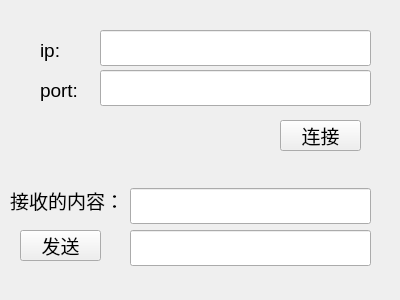
<?xml version="1.0" encoding="UTF-8"?>
<ui version="4.0">
 <class>MainWidget</class>
 <widget class="QWidget" name="MainWidget">
  <property name="geometry">
   <rect>
    <x>0</x>
    <y>0</y>
    <width>400</width>
    <height>300</height>
   </rect>
  </property>
  <property name="windowTitle">
   <string>MainWidget</string>
  </property>
  <widget class="QLabel" name="label">
   <property name="geometry">
    <rect>
     <x>40</x>
     <y>30</y>
     <width>41</width>
     <height>41</height>
    </rect>
   </property>
   <property name="font">
    <font>
     <pointsize>14</pointsize>
    </font>
   </property>
   <property name="text">
    <string>ip:</string>
   </property>
  </widget>
  <widget class="QLabel" name="label_2">
   <property name="geometry">
    <rect>
     <x>40</x>
     <y>70</y>
     <width>61</width>
     <height>41</height>
    </rect>
   </property>
   <property name="font">
    <font>
     <pointsize>14</pointsize>
    </font>
   </property>
   <property name="text">
    <string>port:</string>
   </property>
  </widget>
  <widget class="QLineEdit" name="ipLineEdit">
   <property name="geometry">
    <rect>
     <x>100</x>
     <y>30</y>
     <width>271</width>
     <height>36</height>
    </rect>
   </property>
   <property name="font">
    <font>
     <pointsize>14</pointsize>
    </font>
   </property>
  </widget>
  <widget class="QLineEdit" name="portLineEdit">
   <property name="geometry">
    <rect>
     <x>100</x>
     <y>70</y>
     <width>271</width>
     <height>36</height>
    </rect>
   </property>
   <property name="font">
    <font>
     <pointsize>14</pointsize>
    </font>
   </property>
  </widget>
  <widget class="QPushButton" name="connectButton">
   <property name="geometry">
    <rect>
     <x>280</x>
     <y>120</y>
     <width>81</width>
     <height>31</height>
    </rect>
   </property>
   <property name="font">
    <font>
     <pointsize>14</pointsize>
    </font>
   </property>
   <property name="text">
    <string>连接</string>
   </property>
  </widget>
  <widget class="QLabel" name="label_3">
   <property name="geometry">
    <rect>
     <x>10</x>
     <y>180</y>
     <width>121</width>
     <height>41</height>
    </rect>
   </property>
   <property name="font">
    <font>
     <pointsize>14</pointsize>
    </font>
   </property>
   <property name="text">
    <string>接收的内容：</string>
   </property>
  </widget>
  <widget class="QLineEdit" name="recvLineEdit">
   <property name="geometry">
    <rect>
     <x>130</x>
     <y>188</y>
     <width>241</width>
     <height>36</height>
    </rect>
   </property>
   <property name="font">
    <font>
     <pointsize>14</pointsize>
    </font>
   </property>
  </widget>
  <widget class="QPushButton" name="sendButton">
   <property name="geometry">
    <rect>
     <x>20</x>
     <y>230</y>
     <width>81</width>
     <height>31</height>
    </rect>
   </property>
   <property name="font">
    <font>
     <pointsize>14</pointsize>
    </font>
   </property>
   <property name="text">
    <string>发送</string>
   </property>
  </widget>
  <widget class="QLineEdit" name="sendLineEdit">
   <property name="geometry">
    <rect>
     <x>130</x>
     <y>230</y>
     <width>241</width>
     <height>36</height>
    </rect>
   </property>
   <property name="font">
    <font>
     <pointsize>14</pointsize>
    </font>
   </property>
  </widget>
 </widget>
 <layoutdefault spacing="6" margin="11"/>
 <resources/>
 <connections/>
</ui>
